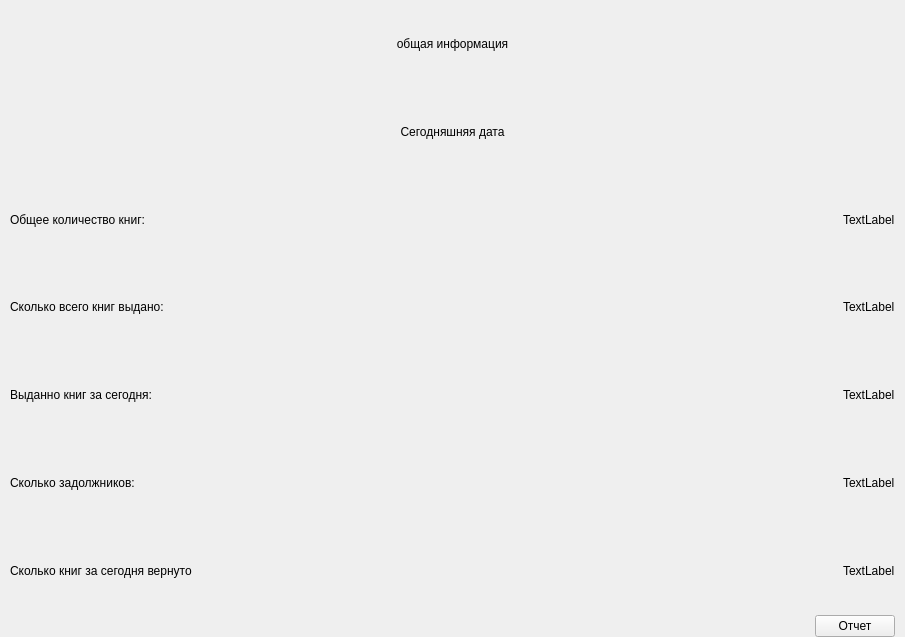
          <widget class="QWidget" name="widgetContents_tab1">
           <property name="geometry">
            <rect>
             <x>0</x>
             <y>0</y>
             <width>905</width>
             <height>637</height>
            </rect>
           </property>
           <property name="sizePolicy">
            <sizepolicy hsizetype="Expanding" vsizetype="Expanding">
             <horstretch>0</horstretch>
             <verstretch>0</verstretch>
            </sizepolicy>
           </property>
           <layout class="QGridLayout" name="gridLayout_2">
            <property name="leftMargin">
             <number>10</number>
            </property>
            <property name="topMargin">
             <number>0</number>
            </property>
            <property name="rightMargin">
             <number>10</number>
            </property>
            <property name="bottomMargin">
             <number>0</number>
            </property>
            <property name="horizontalSpacing">
             <number>4</number>
            </property>
            <property name="verticalSpacing">
             <number>1</number>
            </property>
            <item row="2" column="1">
             <widget class="QLabel" name="label_total_number_books">
              <property name="sizePolicy">
               <sizepolicy hsizetype="Fixed" vsizetype="Preferred">
                <horstretch>0</horstretch>
                <verstretch>0</verstretch>
               </sizepolicy>
              </property>
              <property name="text">
               <string>TextLabel</string>
              </property>
              <property name="alignment">
               <set>Qt::AlignLeading|Qt::AlignLeft|Qt::AlignVCenter</set>
              </property>
             </widget>
            </item>
            <item row="3" column="1">
             <widget class="QLabel" name="label_how_many_given_book">
              <property name="sizePolicy">
               <sizepolicy hsizetype="Fixed" vsizetype="Preferred">
                <horstretch>0</horstretch>
                <verstretch>0</verstretch>
               </sizepolicy>
              </property>
              <property name="text">
               <string>TextLabel</string>
              </property>
              <property name="alignment">
               <set>Qt::AlignLeading|Qt::AlignLeft|Qt::AlignVCenter</set>
              </property>
             </widget>
            </item>
            <item row="2" column="0">
             <widget class="QLabel" name="label_info_1">
              <property name="text">
               <string>Общее количество книг:</string>
              </property>
             </widget>
            </item>
            <item row="4" column="0">
             <widget class="QLabel" name="label_info_3">
              <property name="text">
               <string>Выданно книг за сегодня:</string>
              </property>
             </widget>
            </item>
            <item row="3" column="0">
             <widget class="QLabel" name="label_info_2">
              <property name="text">
               <string>Сколько всего книг выдано:</string>
              </property>
             </widget>
            </item>
            <item row="4" column="1">
             <widget class="QLabel" name="label__how_many_given_book_today">
              <property name="sizePolicy">
               <sizepolicy hsizetype="Fixed" vsizetype="Preferred">
                <horstretch>0</horstretch>
                <verstretch>0</verstretch>
               </sizepolicy>
              </property>
              <property name="text">
               <string>TextLabel</string>
              </property>
              <property name="alignment">
               <set>Qt::AlignLeading|Qt::AlignLeft|Qt::AlignVCenter</set>
              </property>
             </widget>
            </item>
            <item row="5" column="1">
             <widget class="QLabel" name="label_how_many_debtors">
              <property name="sizePolicy">
               <sizepolicy hsizetype="Fixed" vsizetype="Preferred">
                <horstretch>0</horstretch>
                <verstretch>0</verstretch>
               </sizepolicy>
              </property>
              <property name="text">
               <string>TextLabel</string>
              </property>
              <property name="alignment">
               <set>Qt::AlignLeading|Qt::AlignLeft|Qt::AlignVCenter</set>
              </property>
             </widget>
            </item>
            <item row="1" column="0" colspan="2">
             <widget class="QLabel" name="label_today_date">
              <property name="text">
               <string>Сегодняшняя дата</string>
              </property>
              <property name="alignment">
               <set>Qt::AlignCenter</set>
              </property>
              <property name="wordWrap">
               <bool>true</bool>
              </property>
             </widget>
            </item>
            <item row="5" column="0">
             <widget class="QLabel" name="label_info_4">
              <property name="text">
               <string>Сколько задолжников:</string>
              </property>
             </widget>
            </item>
            <item row="0" column="0" colspan="2">
             <widget class="QLabel" name="label_title_tab1">
              <property name="text">
               <string>общая информация</string>
              </property>
              <property name="alignment">
               <set>Qt::AlignCenter</set>
              </property>
              <property name="wordWrap">
               <bool>true</bool>
              </property>
             </widget>
            </item>
            <item row="6" column="0">
             <widget class="QLabel" name="label_info_5">
              <property name="text">
               <string>Сколько книг за сегодня вернуто</string>
              </property>
             </widget>
            </item>
            <item row="6" column="1">
             <widget class="QLabel" name="label_how_many_return_today">
              <property name="sizePolicy">
               <sizepolicy hsizetype="Fixed" vsizetype="Preferred">
                <horstretch>0</horstretch>
                <verstretch>0</verstretch>
               </sizepolicy>
              </property>
              <property name="text">
               <string>TextLabel</string>
              </property>
              <property name="alignment">
               <set>Qt::AlignLeading|Qt::AlignLeft|Qt::AlignVCenter</set>
              </property>
             </widget>
            </item>
            <item row="7" column="0" colspan="2" alignment="Qt::AlignRight">
             <widget class="QPushButton" name="pushButton_create_report_main_info">
              <property name="cursor">
               <cursorShape>PointingHandCursor</cursorShape>
              </property>
              <property name="text">
               <string>Отчет</string>
              </property>
              <property name="icon">
               <iconset resource="../icons/icons.qrc">
                <normaloff>:/icons/other/word.png</normaloff>:/icons/other/word.png</iconset>
              </property>
              <property name="iconSize">
               <size>
                <width>32</width>
                <height>32</height>
               </size>
              </property>
             </widget>
            </item>
           </layout>
          </widget>
